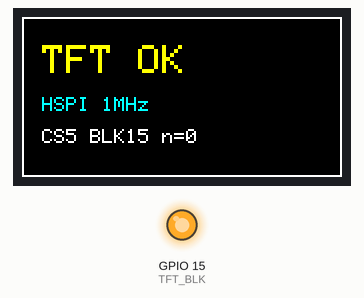
Recording of a sketch running on a simulated ESP32. On the bench: 160×80 colour display, output pins drawn as LEDs (lit = HIGH). What the sketch prints to the serial monitor is not drawn.

Above: at 1.4 s.
At 3.1 s:
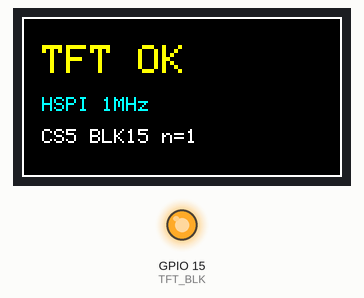
At 12.1 s:
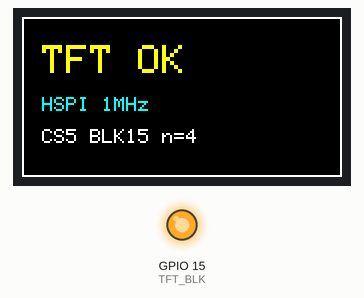
At 21.1 s:
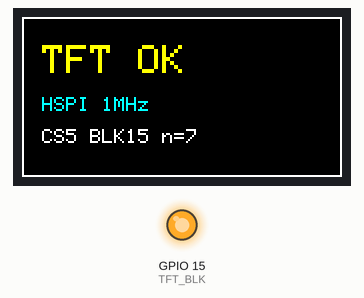
At 36.1 s:
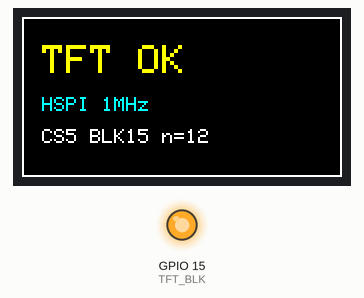

The sketch:

TFT_Test_ST7735.ino
```cpp
/*
 * TEST MÀN TFT 0.96" ST7735 — giảm NHIỄU (HSPI)
 *
 * Thư viện: Adafruit GFX + Adafruit ST7735 and ST7789
 *
 * Nối dây:
 *   GND->GND  VCC->3.3V
 *   SCL->22   SDA->21   RES->17   DC->16
 *   CS -> D5 (GPIO5)    BLK-> D15 (GPIO15)
 *
 * Nếu còn nhiễu: hạ TFT_SPI_HZ, đổi TFT_INIT_MODE (0/1/2), TFT_INVERT (0/1)
 */

#include <SPI.h>
#include <Adafruit_GFX.h>
#include <Adafruit_ST7735.h>

#define TFT_INIT_MODE  1   // thử: 1 -> 0 -> 2
#define TFT_INVERT     1   // thử: 1 rồi 0

#define TFT_SCLK  22
#define TFT_MOSI  21
#define TFT_MISO  -1
#define TFT_RST   17
#define TFT_DC    16
#define TFT_CS     5
#define TFT_BLK   15

#define TFT_SPI_HZ  1000000UL

SPIClass spiTFT = SPIClass(HSPI);
Adafruit_ST7735 tft = Adafruit_ST7735(&spiTFT, TFT_CS, TFT_DC, TFT_RST);

void drawCleanScreen(uint16_t n) {
  tft.fillScreen(ST77XX_BLACK);
  tft.drawRect(0, 0, 160, 80, ST77XX_WHITE);

  tft.setTextWrap(false);
  tft.setTextSize(2);
  tft.setTextColor(ST77XX_YELLOW);
  tft.setCursor(10, 14);
  tft.print("TFT OK");

  tft.setTextSize(1);
  tft.setTextColor(ST77XX_CYAN);
  tft.setCursor(10, 40);
  tft.print("HSPI 1MHz");

  char buf[24];
  snprintf(buf, sizeof(buf), "CS5 BLK15 n=%u", n);
  tft.setTextColor(ST77XX_WHITE);
  tft.setCursor(10, 56);
  tft.print(buf);
}

void setup() {
  Serial.begin(115200);
  delay(300);
  Serial.println();
  Serial.println("======== TFT ANTI-NOISE (HSPI) ========");
  Serial.println("SCL=22 MOSI=21 RES=17 DC=16 CS=5 BLK=15");

  pinMode(TFT_BLK, OUTPUT);
  digitalWrite(TFT_BLK, HIGH);

  spiTFT.begin(TFT_SCLK, TFT_MISO, TFT_MOSI, TFT_CS);
  delay(20);

#if TFT_INIT_MODE == 1
  tft.initR(INITR_MINI160x80_PLUGIN);
  Serial.println("[TFT] INITR_MINI160x80_PLUGIN");
#elif TFT_INIT_MODE == 2
  tft.initR(INITR_BLACKTAB);
  Serial.println("[TFT] INITR_BLACKTAB");
#else
  tft.initR(INITR_MINI160x80);
  Serial.println("[TFT] INITR_MINI160x80");
#endif

  tft.setSPISpeed(TFT_SPI_HZ);
  tft.setRotation(1);

#if TFT_INVERT
  tft.invertDisplay(true);
#else
  tft.invertDisplay(false);
#endif

  tft.fillScreen(ST77XX_RED);   delay(250);
  tft.fillScreen(ST77XX_GREEN); delay(250);
  tft.fillScreen(ST77XX_BLUE);  delay(250);

  drawCleanScreen(0);
  Serial.printf("[TFT] SPI=%lu Hz\n", (unsigned long)TFT_SPI_HZ);
}

void loop() {
  static uint32_t t0 = 0;
  static uint16_t n = 0;

  if (millis() - t0 < 3000) return;
  t0 = millis();
  n++;
  drawCleanScreen(n);
}
```

Measured:
- what the display in image 0 shows lasts 1.7 s, from 1.3 s to 3.0 s
- what the display in image 1 shows lasts 3.0 s, from 3.0 s to 6.0 s
